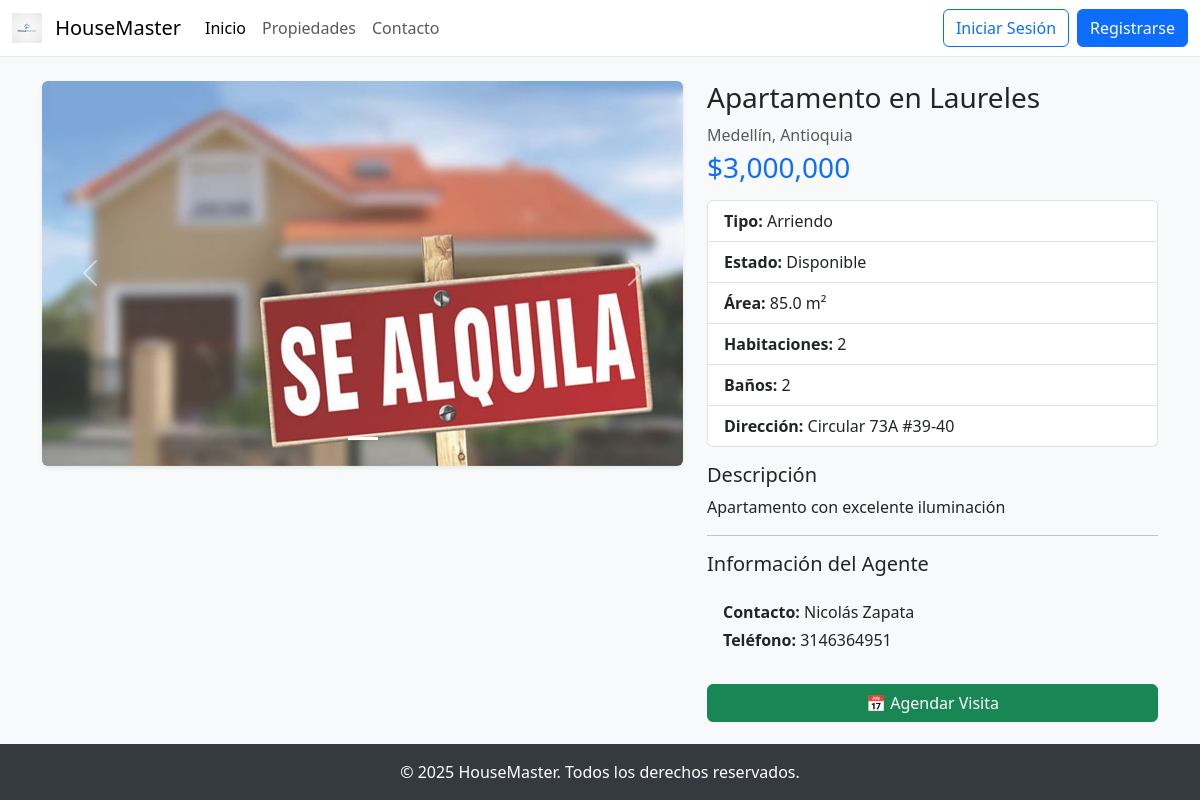
The app's page /property/47/ with its own data.
### property/models.py (models this page shows, shortened)
class PropertyImage(models.Model):
    property = models.ForeignKey(Property, on_delete=models.CASCADE, related_name='images')
    image = models.ImageField(upload_to='properties/')
    caption = models.CharField(max_length=150, blank=True)
    is_cover = models.BooleanField(default=False)
    class Meta:
        ordering = ['-is_cover', 'id']  # portada primero

class Property(models.Model):
    TYPE_SALE = 'Venta'
    TYPE_RENT = 'Arriendo'
    TYPE_CHOICES = [
        (TYPE_SALE, 'Venta'),
        (TYPE_RENT, 'Arriendo'),
    ]
    STATUS_AVAILABLE = 'Disponible'
    STATUS_SOLD = 'Vendida'
    STATUS_RENTED = 'Arrendada'
    STATUS_RESERVED = 'Reservada'
    STATUS_CHOICES = [
        (STATUS_AVAILABLE, 'Disponible'),
        (STATUS_SOLD, 'Vendida'),
        (STATUS_RENTED, 'Arrendada'),
        (STATUS_RESERVED, 'Reservada'),
    ]
    agent = models.ForeignKey(User, on_delete=models.SET_NULL, null=True, related_name='properties')
    title = models.CharField(max_length=200)
    description = models.TextField()
    price = models.DecimalField(max_digits=12, decimal_places=2)
    type = models.CharField(max_length=100, choices=TYPE_CHOICES)
    area = models.FloatField()
    rooms = models.IntegerField()
    bathrooms = models.IntegerField()
    status = models.CharField(max_length=50, choices=STATUS_CHOICES, default=STATUS_AVAILABLE)
    city = models.CharField(max_length=100)
    department = models.CharField(max_length=100)
    address = models.CharField(max_length=255, unique=True)
    created_at = models.DateTimeField(auto_now_add=True)
    image = models.ImageField(upload_to='properties/', blank=True, null=True)
    class Meta:
        verbose_name = 'Propiedad'
        verbose_name_plural = 'Propiedades'
        ordering = ['-created_at']
        indexes = [
            models.Index(fields=['city', 'type']),
            models.Index(fields=['status', 'price']),
        ]
    def is_available(self):
        return self.status == self.STATUS_AVAILABLE
    def is_for_sale(self):
        return self.type == self.TYPE_SALE
    def is_for_rent(self):
        return self.type == self.TYPE_RENT
    def calculate_monthly_payment(self, down_payment_percent=20, years=30, annual_rate=7.5):
        if not self.is_for_sale():
            return Decimal('0')
    def get_price_per_sqm(self):
        if self.area > 0:
            return (self.price / Decimal(str(self.area))).quantize(Decimal('0.01'))
        return Decimal('0')

### account/models.py (models this page shows, shortened)
class Profile(models.Model):
    user = models.OneToOneField(User, on_delete=models.CASCADE)
    phone_number = models.CharField(max_length=20, blank=True)
    favorites = models.ManyToManyField(Property, related_name='favorited_by', blank=True)

### property/views.py (the view)
# urls.py: path('property/<int:pk>/', views.property_detail, name='property_detail'),
def property_detail(request, pk):
    service = PropertyService()
    prop = service.get_property_by_id(pk)
    stats = service.calculate_property_stats(pk)
    similar = service.get_similar_properties(pk, limit=3)
    return render(request, "property_detail.html", {
        "property": prop,
        "stats": stats,
        "similar_properties": similar,
    })

### property/repositories/property_repository.py (called while the page is built)
    def get_by_id(self, property_id: int) -> Property:
        return get_object_or_404(Property, pk=property_id)

    def get_similar_properties(self, property_id: int, limit: int = 5) -> QuerySet:
        from decimal import Decimal
        try:
            property_obj = self.get_by_id(property_id)
        except:
            return Property.objects.none()
        price_min = property_obj.price * Decimal('0.7')
        price_max = property_obj.price * Decimal('1.3')
        similar = Property.objects.filter(
            type=property_obj.type,
            city=property_obj.city,
            price__gte=price_min,
            price__lte=price_max,
            rooms__gte=property_obj.rooms - 1,
            rooms__lte=property_obj.rooms + 1,
            status=Property.STATUS_AVAILABLE
        ).exclude(
            pk=property_id  # Excluir la propiedad original
        ).order_by('-created_at')[:limit]
        return similar

### property/services/property_service.py (called while the page is built)
    def get_property_by_id(self, property_id: int):
        return self.repository.get_by_id(property_id)

    def get_similar_properties(self, property_id: int, limit: int = 5) -> QuerySet:
        return self.repository.get_similar_properties(property_id, limit)

    def calculate_property_stats(self, property_id: int) -> Dict[str, Any]:
        property_obj = self.get_property_by_id(property_id)
        return {
            'price_per_sqm': property_obj.get_price_per_sqm(),
            'monthly_payment_20': property_obj.calculate_monthly_payment(down_payment_percent=20),
            'monthly_payment_30': property_obj.calculate_monthly_payment(down_payment_percent=30),
            'is_available': property_obj.is_available(),
            'is_for_sale': property_obj.is_for_sale(),
            'is_for_rent': property_obj.is_for_rent(),
        }

### property/templates/property_detail.html (shortened to what this page needs)
{% extends "base.html" %}
{% load humanize %}
{% block content %}
<div class="row">
  <div class="col-lg-7 mb-4">
    {% if property.images.all %}
      <div id="propCarousel" class="carousel slide" data-bs-ride="carousel">
        <div class="carousel-indicators">
          {% for img in property.images.all %}
            <button type="button"
                    data-bs-target="#propCarousel"
                    data-bs-slide-to="{{ forloop.counter0 }}"
                    class="{% if forloop.first %}active{% endif %}"
                    aria-current="{% if forloop.first %}true{% endif %}"
                    aria-label="Slide {{ forloop.counter }}"></button>
          {% endfor %}
        </div>
        <div class="carousel-inner rounded shadow-sm">
          {% for img in property.images.all %}
            <div class="carousel-item {% if forloop.first %}active{% endif %}">
              <img src="{{ img.image.url }}" class="d-block w-100" alt="{{ img.caption|default:property.title }}">
            </div>
          {% endfor %}
        </div>
        <button class="carousel-control-prev" type="button" data-bs-target="#propCarousel" data-bs-slide="prev">
          <span class="carousel-control-prev-icon" aria-hidden="true"></span>
        </button>
        <button class="carousel-control-next" type="button" data-bs-target="#propCarousel" data-bs-slide="next">
          <span class="carousel-control-next-icon" aria-hidden="true"></span>
        </button>
      </div>
    {% else %}
      <img src="https://placehold.co/1000x600/E9ECEF/ADB5BD?text={{ property.title }}"
           class="img-fluid rounded shadow-sm" alt="{{ property.title }}">
    {% endif %}
  </div>
  <div class="col-lg-5">
    <h1 class="h3">{{ property.title }}</h1>
    <p class="text-muted mb-1">{{ property.city }}, {{ property.department }}</p>
    <p class="h3 text-primary mb-3">${{ property.price|floatformat:0|intcomma }}</p>
    <ul class="list-group mb-3">
      <li class="list-group-item"><strong>Tipo:</strong> {{ property.type }}</li>
      <li class="list-group-item"><strong>Estado:</strong> {{ property.status }}</li>
      <li class="list-group-item"><strong>Área:</strong> {{ property.area }} m²</li>
      <li class="list-group-item"><strong>Habitaciones:</strong> {{ property.rooms }}</li>
      <li class="list-group-item"><strong>Baños:</strong> {{ property.bathrooms }}</li>
      <li class="list-group-item"><strong>Dirección:</strong> {{ property.address }}</li>
    </ul>
    <h2 class="h5">Descripción</h2>
    <p>{{ property.description }}</p>
    {% if property.agent and property.agent.profile.phone_number %}
        <hr>
        <h2 class="h5">Información del Agente</h2>
        <div class="card bg-light border-0 mb-3">
            <div class="card-body">
                <p class="mb-1">
                    <strong>Contacto:</strong> {{ property.agent.first_name }} {{ property.agent.last_name }}
                </p>
                <p class="mb-0">
                    <strong>Teléfono:</strong> {{ property.agent.profile.phone_number }}
                </p>
            </div>
        </div>
    {% endif %}
    <div class="d-grid gap-2">
        <a href="{% url 'visit_schedule' property.id %}" class="btn btn-success">
            📅 Agendar Visita
        </a>
    </div>
  </div>
</div>
{% endblock %}

### core/templates/base.html (style rules this page uses)
body { background-color: #f8f9fa; }

### records on screen
PropertyImage: image (picture)
Property: title "Apartamento en Laureles", city "Medellín", department "Antioquia", price "3,000,000", type "Arriendo", status "Disponible", area "85.0", rooms "2", bathrooms "2", address "Circular 73A #39-40", description "Apartamento con excelente iluminación", agent.first_name "Nicolás", agent.last_name "Zapata", agent.profile.phone_number "3146364951"
